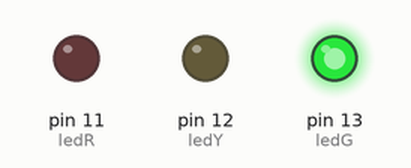
A sketch run on a simulated Arduino Uno, built with avr-gcc and run on an emulated ATmega328P. On the bench: output pins drawn as LEDs (lit = HIGH).

Above: at 5.0 s.
At 14.5 s:
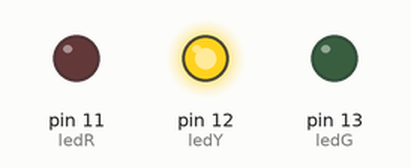
At 19.5 s:
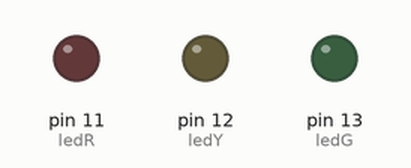
At 25.0 s:
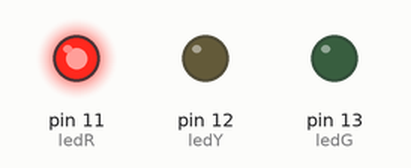
Timing chart, 0 to 39.0 s (numbered marks = the images above):
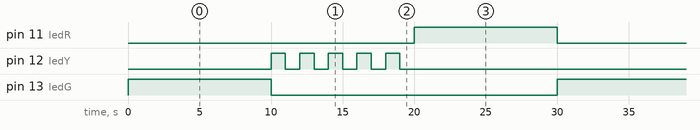

The sketch:

Semaforo.ino
```cpp
// Pin 13 has an LED connected on most Arduino boards.

int ledG = 13;//declarando pin 13 para la led green
int ledY = 12;//declarando pin 12 para la led yellow
int ledR = 11;//declarando pin 11 para la led red

// the setup routine runs once when you press reset:
void setup() {

// Inicializar el pin digital como salida
  pinMode(ledG, OUTPUT);
  pinMode(ledY, OUTPUT);
  pinMode(ledR, OUTPUT);

}


// La rutina de bucle se ejecuta una y otra vez para siempre :
void loop() {

  //GREEN LED
  digitalWrite(ledG, HIGH);   // turn the LED on (HIGH is the voltage level)
  delay(10000);               // wait for a second
  digitalWrite(ledG, LOW);    // turn the LED off by making the voltage LOW

  //GREEN YELLOW
  for (int ledRtime = 0;ledRtime<5;ledRtime++){
  digitalWrite(ledY, HIGH);   // turn the LED on (HIGH is the voltage level)
  delay(1000);               // wait for a second
  digitalWrite(ledY, LOW);    // turn the LED off by making the voltage LOW
  delay(1000);               // wait for a second
  }

  //RED LED
  digitalWrite(ledR, HIGH);   // turn the LED on (HIGH is the voltage level)
  delay(10000);               // wait for a second
  digitalWrite(ledR, LOW);    // turn the LED off by making the voltage LOW

}
```

Measured:
- by itself, pin 11 (ledR), pin 13 (ledG): alternates HIGH for 10.0 s and LOW for 20.0 s
- by itself, pin 12 (ledY): repeats every 30.0 s: 4 × (LOW 1.0 s, HIGH 1.0 s), LOW 21.0 s, HIGH 1.0 s
- by itself, everything shown: repeats every 30.0 s, in 13 steps
